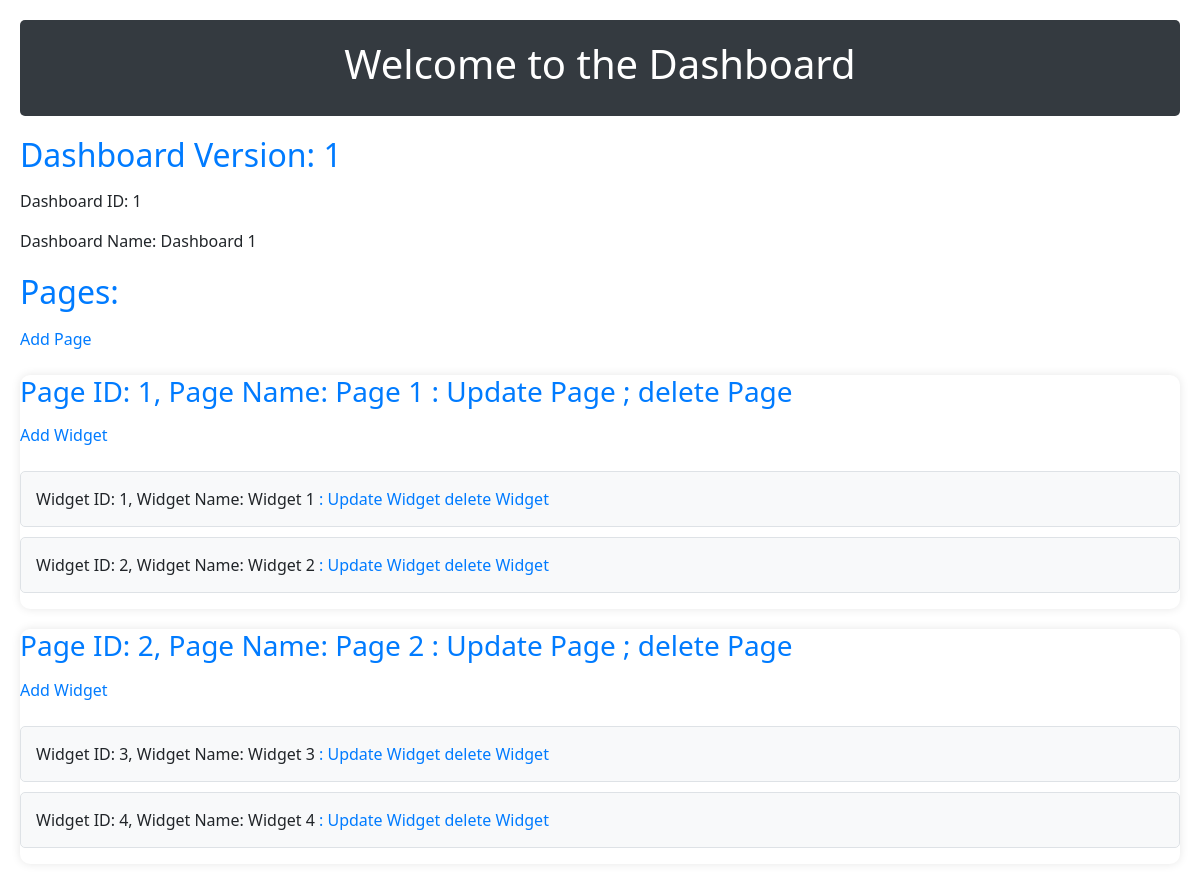
Before: / with the older database file.
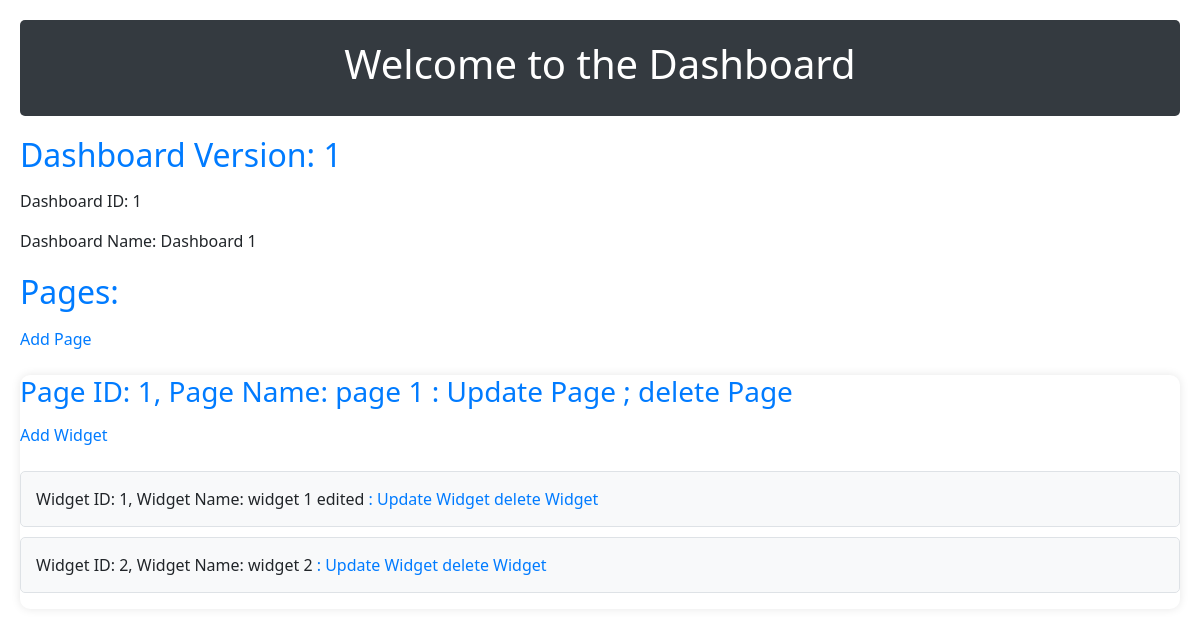
After: the same page with the newer database file.
### app.py (models this page shows, shortened)
class DashboardVersion(db.Model):
    id = db.Column(db.Integer, primary_key=True)
    dashboard_id = db.Column(db.Integer, db.ForeignKey('dashboard.id',ondelete="Cascade"), nullable=False)
    dashboard = db.relationship('Dashboard',cascade = "all,delete", backref=db.backref('versions', lazy=True))
    version = db.Column(db.Integer, nullable=False)
    created_at = db.Column(db.DateTime, nullable=False)
    def __repr__(self):
        return '<DashboardVersion %r>' % self.id

class Dashboard(db.Model):
    id = db.Column(db.Integer, primary_key=True)
    name = db.Column(db.String(100), nullable=False)
    description = db.Column(db.String(200), nullable=False)

class Page(db.Model):
    id = db.Column(db.Integer, primary_key=True)
    name = db.Column(db.String(100), nullable=False)
    dashboard_id = db.Column(db.Integer, db.ForeignKey('dashboard.id'), nullable=False)
    page_widget= db.relationship('Widget',cascade = "all,delete", backref=db.backref('widget_page', lazy=True))
    dashboard = db.relationship('Dashboard', backref=db.backref('pages', lazy=True))

class Widget(db.Model):
    id = db.Column(db.Integer, primary_key=True)
    name = db.Column(db.String(100), nullable=False)
    page_id = db.Column(db.Integer, db.ForeignKey('page.id',ondelete='Cascade'), nullable=False)
    page = db.relationship('Page',cascade = "all,delete", backref=db.backref('widgets', lazy=True))

### app.py (the view)
@app.route('/')
def index():
    db_version=DashboardVersion.query.filter_by(id=1).first()
    print(db_version)
    return render_template('index.html',db_version=db_version)

### templates/index.html (shortened to what this page needs)
<!DOCTYPE html>
<html lang="en">
<head>
  <link rel="stylesheet" href="https://stackpath.bootstrapcdn.com/bootstrap/4.3.1/css/bootstrap.min.css">
</head>
<body>
  <header>
    <h1>Welcome to the Dashboard</h1>
  </header>
  <section>
    <h2>Dashboard Version: {{ db_version.id }}</h2>
    <p>Dashboard ID: {{ db_version.dashboard.id }}</p>
    <p>Dashboard Name: {{ db_version.dashboard.name }}</p>
  </section>
  <section>
    <h2>Pages:</h2> <a href="/add_page/{{ db_version.dashboard.id }}">Add Page</a><br><br>
    {% for page in db_version.dashboard.pages %}
      <article>
        <h3>Page ID: {{ page.id }}, Page Name: {{ page.name }} <a  href="/update_page/{{ page.id }}"> :  Update Page</a><a  href="/delete_page/{{ page.id }}">  ; delete Page</a></h3><a href="/add_widget/{{page.id}}">Add Widget</a><br><br>
        <ul>
          {% for widget in page.widgets %}
            <li class="widget-card">Widget ID: {{ widget.id }}, Widget Name: {{ widget.name }}<a  href="/update_widget/{{ widget.id }}"> :  Update Widget</a>  <a href="/delete_widget/{{ widget.id }}">   delete Widget</a></li>
          {% endfor %}
        </ul>
      </article>
    {% endfor %}
  </section>
</body>
</html>

### templates/index.html (style rules this page uses)
body { padding: 20px; font-family: 'Segoe UI', Tahoma, Geneva, Verdana, sans-serif; }
header { background-color: #343a40; color: #fff; padding: 20px; text-align: center; margin-bottom: 20px; border-radius: 5px; }
section { margin-top: 20px; }
article { background-color: #fff; box-shadow: 0 0 10px rgba(0, 0, 0, 0.1); border-radius: 10px; overflow: hidden; margin-bottom: 20px; }
h2, h3 { color: #007bff; margin-bottom: 15px; }
ul { list-style: none; padding: 0; }
li { margin-bottom: 10px; }
.widget-card { background-color: #f8f9fa; border: 1px solid #dee2e6; border-radius: 5px; padding: 15px; margin-bottom: 10px; }

Changed rows visible on the page:
removed Page: id "2", name "Page 2"
removed Widget: id "3", name "Widget 3", shown under "2"
removed Widget: id "4", name "Widget 4", shown under "2"
changed Page id 1: name "Page 1" → "page 1"
changed Widget id 1: name "Widget 1" → "widget 1 edited"
changed Widget id 2: name "Widget 2" → "widget 2"
